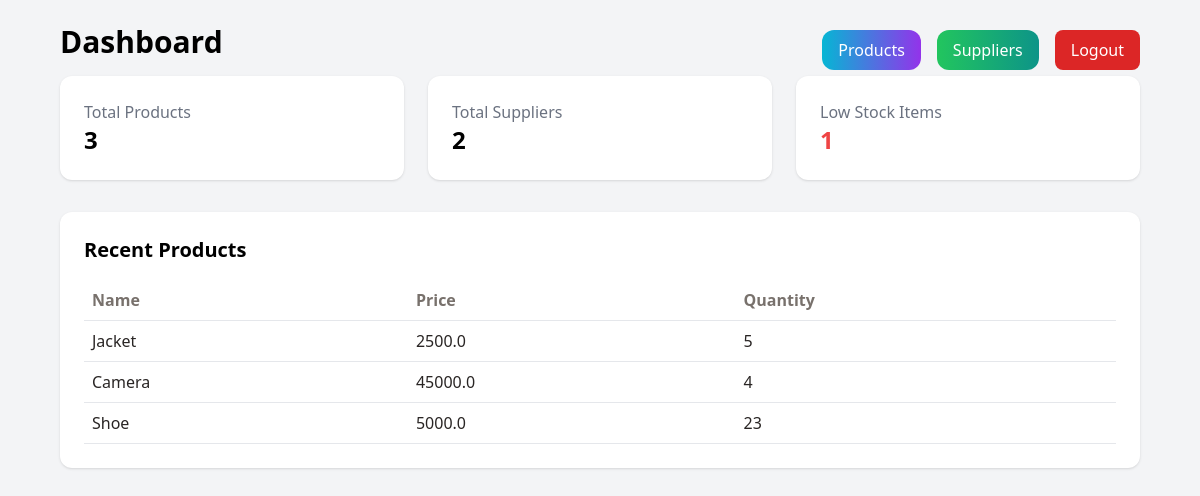
The page /dashboard/ (signed in) on the database its author committed.
### accounts/models.py (models this page shows, shortened)
class Product(models.Model):
    name = models.CharField(max_length=100)
    price = models.FloatField()
    quantity = models.IntegerField()
    image = models.ImageField(upload_to='products/', blank=True, null=True)
    supplier = models.ForeignKey(Supplier, on_delete=models.CASCADE, null=True, blank=True)
    created_at = models.DateTimeField(auto_now_add=True)

### accounts/views.py (the view)
# urls.py: path('dashboard/', views.dashboard, name='dashboard'),
@login_required
def dashboard(request):
    total_products = Product.objects.count()
    total_suppliers = Supplier.objects.count()
    low_stock = Product.objects.filter(quantity__lt=5).count()
    recent_products = Product.objects.order_by('-created_at')[:5]
    context = {
        'total_products': total_products,
        'total_suppliers': total_suppliers,
        'low_stock': low_stock,
        'recent_products': recent_products
    }
    return render(request, 'dashboard.html', context)

### templates/dashboard.html (shortened to what this page needs)
<!DOCTYPE html>
<html lang="en">
<head>
    <script src="https://cdn.tailwindcss.com"></script>
</head>
<body class="bg-gray-100">
    <div class="p-6 mx-9">
        <div class="flex justify-between">
            <h1 class="text-3xl font-bold mb-4">Dashboard</h1>
            <div class="flex gap-4 items-center">
                <a href="{% url 'product_list' %}"
                    class="bg-gradient-to-r from-cyan-500 to-purple-600 text-white px-4 py-2 rounded-xl hover:bg-blue-600">
                    Products
                </a>
                <a href="{% url 'supplier_list' %}"
                    class="bg-gradient-to-r from-green-500 to-teal-600 text-white px-4 py-2 rounded-xl">
                    Suppliers
                </a>
                <a href="{% url 'logout' %}" class="text-white bg-red-600 hover:bg-red-700 rounded-lg h-fit py-2 px-4">Logout</a>
            </div>
        </div>
        <div class="grid grid-cols-1 md:grid-cols-3 gap-6">
            <div class="bg-white p-6 rounded-xl shadow">
                <h2 class="text-gray-500">Total Products</h2>
                <p class="text-2xl font-bold">{{ total_products }}</p>
            </div>
            <div class="bg-white p-6 rounded-xl shadow">
                <h2 class="text-gray-500">Total Suppliers</h2>
                <p class="text-2xl font-bold">{{ total_suppliers }}</p>
            </div>
            <div class="bg-white p-6 rounded-xl shadow">
                <h2 class="text-gray-500">Low Stock Items</h2>
                <p class="text-2xl font-bold text-red-500">{{ low_stock }}</p>
            </div>
        </div>
        <div class="mt-8 bg-white p-6 rounded-xl shadow">
            <h2 class="text-xl font-bold mb-4">Recent Products</h2>
            <table class="w-full text-left">
                <thead>
                    <tr class="border-b text-stone-500">
                        <th class="p-2">Name</th>
                        <th class="p-2">Price</th>
                        <th class="p-2">Quantity</th>
                    </tr>
                </thead>
                <tbody>
                    {% for product in recent_products %}
                    <tr class="border-b text-stone-800">
                        <td class="p-2">{{ product.name }}</td>
                        <td class="p-2">{{ product.price }}</td>
                        <td class="p-2">{{ product.quantity }}</td>
                    </tr>
                    {% empty %}
                    <tr>
                        <td colspan="3" class="p-2 text-stone-500 text-center">No products yet</td>
                    </tr>
                    {% endfor %}
                </tbody>
            </table>
        </div>
    </div>
</body>
</html>

### rows shown on the page
Product: name "Jacket", price "2500.0", quantity "5"
Product: name "Camera", price "45000.0", quantity "4"
Product: name "Shoe", price "5000.0", quantity "23"

### other values the page prints
{{ total_products }} "3"
{{ total_suppliers }} "2"
{{ low_stock }} "1"
